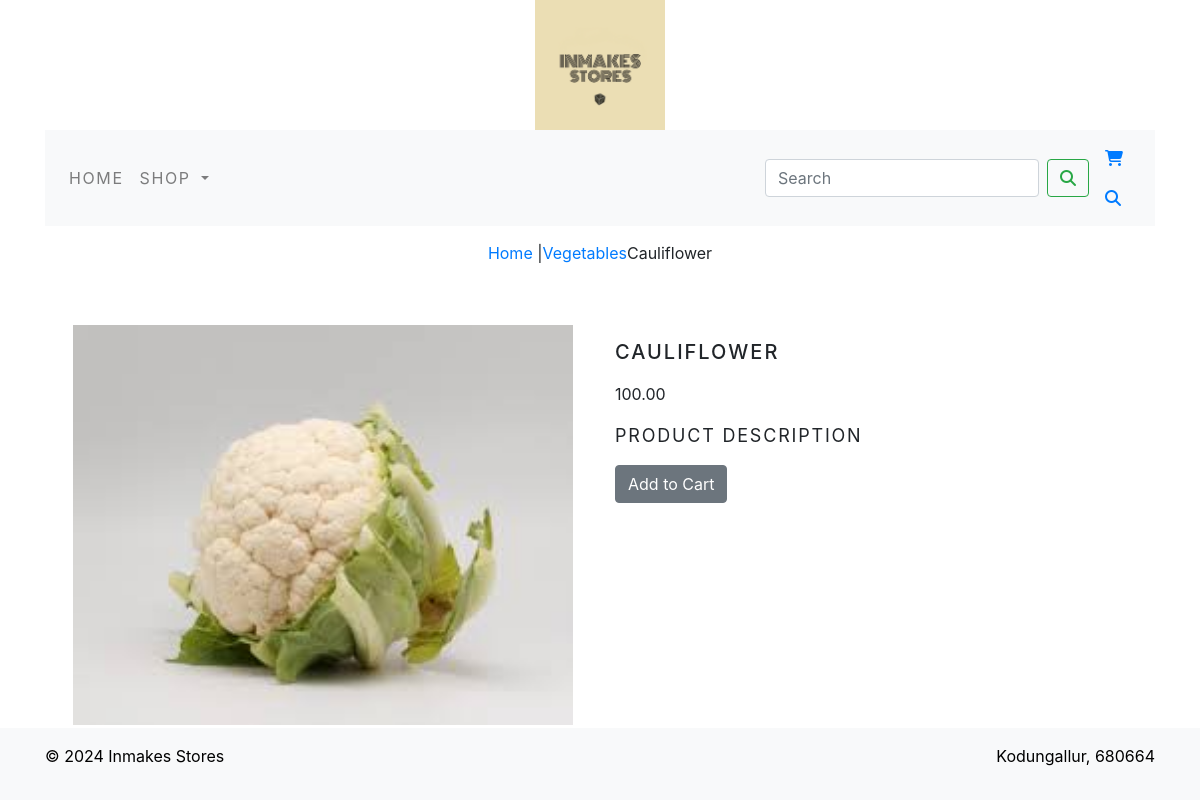
The app's page /shop/Vegetables/cauliflower/ with its own data.
### shopapp/models.py (models this page shows, shortened)
class Product(models.Model):
    name=models.CharField(max_length=250,unique=True)
    slug=models.SlugField(max_length=250,unique=True)
    description=models.TextField(blank=True)
    price=models.DecimalField(max_digits=10,decimal_places=2)
    category=models.ForeignKey('category',on_delete=models.CASCADE)
    image=models.ImageField(upload_to='product',blank=True)
    stock=models.IntegerField()
    available=models.BooleanField(default=True)
    created=models.DateTimeField(auto_now_add=True)
    updated=models.DateTimeField(auto_now=True)
    class Meta:
        ordering=('name',)
        verbose_name = 'product'
        verbose_name_plural = 'products'

class Category(models.Model):
    name=models.CharField(max_length=250,unique=True)
    slug=models.SlugField(max_length=250,unique=True)
    description=models.TextField(blank=True)
    image=models.ImageField(upload_to='category',blank=True)
    class Meta:
        ordering=('name',)
        verbose_name='category'
        verbose_name_plural='categories'
    def get_url(self):
        return reverse('shopapp:products_by_category',args=[self.slug])
    def __str__(self):
            return '{}'.format(self.name)

### shopapp/views.py (the view)
# urls.py: path('<slug:c_slug>/<slug:product_slug>/',views.proDetail,name='prodCatdetail')
def proDetail(request, c_slug, product_slug):
    try:
        product = Product.objects.get(category__slug=c_slug, slug=product_slug)
    except Product.DoesNotExist:
        return HttpResponse("Product not found", status=404)
    return render(request, 'product.html', {'product': product})

### cart/context_processors.py (called while the page is built)
def counter(request):
    item_count=0
    if 'admin' in request.path:
        return {}
    else:
        try:
            cart=Cart.objects.filter(cart_id=_cart_id(request))
            cart_items=CartItem.objects.all().filter(cart=cart[:1])
            for cart_item in cart_items:
                item_count +=cart_item.quantity
        except Cart.DoesNotExist:
            item_count = 0
        return dict(item_count=item_count)

### cart/views.py (called while the page is built)
def _cart_id(request):
    cart=request.session.session_key
    if not cart:
        cart=request.session.create()
    return cart

### shopapp/context_processors.py (called while the page is built)
def menu_links(request):
    links=Category.objects.all()
    return dict(links=links)

### templates/product.html (shortened to what this page needs)
{% extends 'base.html' %}
{% load static %}
{% block content %}
<div class="row my_prod_row_class">
    <div class="mx-auto">
        <p><a href="{% url 'shopapp:allProdCat' %}">Home</a> |<a href="{{product.category.get_url}}">{{product.category}}</a>{{product.name}} </p>
    </div>
</div>
<div class="container">
<br>
<div class="row">
    <div class="col-12 col-sm-12 col-md-12 col-lg-6 text-center">
        <div style="min-width:18rem;">
            <img src="{{product.image.url}}" style="width:500px;" alt="{{product.name}}">
        </div>
    </div>
    <div class="col-12 col-sm-12 col-md-12 col-lg-6">
        <div>
            <h1 class="my_prod_title">{{product.name}}</h1>
            <p>{{product.price}}</p>
            <p class="my_title">Product Description</p>
            {% if product.stock <= 0 %}
               <p class="text-justify my_prod_text"><b>Out of stock</b></p>
            {% else %}
               <a class="btn btn-secondary" href="{% url 'cart:add_cart' product.id %}">Add to Cart</a>
            {% endif %}
        </div>
    </div>
</div>
</div>
{% endblock %}

### static/css/custom.css (style rules this page uses)
body { font-family: 'Roboto', sans-serif; background-color: #f8f9fa; }
.my_title { font-size: 18px; text-transform: uppercase; letter-spacing: 0.1em; margin-top: 10px; }
.my_prod_row_class { padding-top: 15px; padding-bottom: 20px; }
.my_prod_title { font-size: 20px; text-transform: uppercase; letter-spacing: 0.1em; padding-top: 15px; padding-bottom: 10px; }

### templates/footer.html (style rules this page uses)
body { display: flex; flex-direction: column; min-height: 100vh; margin: 0; }

### records on screen
Product: category "Vegetables", name "Cauliflower", image (picture), name "CAULIFLOWER", price "100.00"
